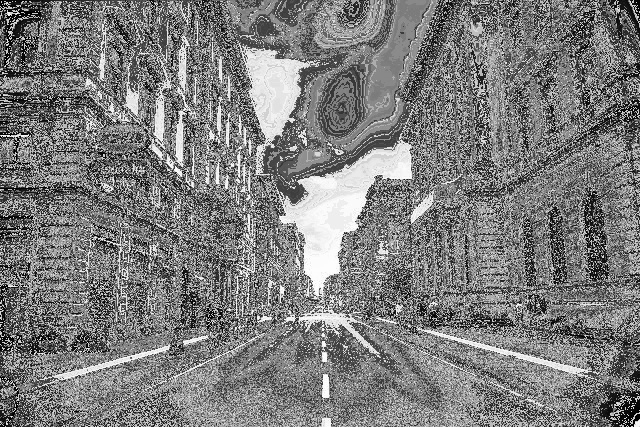
#> input picture depth_map.jpg, 640 x 427 px
$ python -i depth_map.py   (imports and definitions only)
#> lines starting #> are read from the running program, lines starting #| are printed output that depends on the picture; after the words box and inside, x2 and y2 are one past the last pixel; in counts of white or black regions, pixels touching at a corner belong together
### src/config.py
import json
import os
from typing import Dict, Any, Optional

# Default configuration dictionary
DEFAULT_CONFIG: Dict[str, Any] = {
    "clustering": {
        "algorithm": "dbscan",
        "kmeans_k": 3,
        "dbscan_eps_factor": 0.02,
        "dbscan_min_pts": 2,
        "kmeans_max_iter": 10,
        "kmeans_epsilon": 1.0,
        "kmeans_attempts": 10
    },
    "edge_detection": {
        "canny_thresh1": 100,
        "canny_thresh2": 200,
        "blur_size": 3
    },
    "preprocessing": {
        "enabled": False,
        "blur_method": "gaussian",
        "blur_kernel_size": 3,
        "edge_enhancement": False
    },
    "depth_map": {
        "gradient_min": 32,
        "gradient_max": 223
    },
    "anaglyph": {
        "shift_factor": 15
    },
    "output": {
        "default_depth_map_filename": "output/depth_map_output.jpg",
        "default_anaglyph_filename": "output/red_cyan_anaglyph_output.jpg",
        "window_refresh_rate_ms": 100
    }
}

class Config:
    def __init__(self, config_path: str = "config.json"):
        self.config: Dict[str, Any] = DEFAULT_CONFIG
        self.load_config(config_path)

    def load_config(self, path: str) -> None:
        """Loads configuration from a JSON file, overriding defaults."""
#> further down, picture is the input picture: shape (427, 640, 3); min 0, max 255, mean 124.3
        if os.path.exists(path):
            try:
                with open(path, 'r') as f:
                    user_config = json.load(f)
                    self._update_recursive(self.config, user_config)
                print(f"Loaded configuration from {path}")
            except Exception as e:
                print(f"Error loading config file {path}: {e}")
                print("Using default configuration.")
        else:
            print(f"Config file {path} not found. Using defaults.")

    # [7 lines left out: function _update_recursive, not called in this run]

    def get(self, section: str, key: Optional[str] = None) -> Any:
        """Retrieves a configuration value."""
        if section not in self.config:
            return None
        if key is None:
            return self.config[section]
        return self.config[section].get(key)

# Global instance
cfg = Config()

### src/depth_map.py
import cv2
import numpy as np
from typing import List, Tuple, Optional
from config import cfg

def get_distinct_contours(image: np.ndarray,
                          canny_thresh1: Optional[int] = None,
                          canny_thresh2: Optional[int] = None,
                          blur_size: Optional[int] = None) -> Tuple[List[np.ndarray], np.ndarray]:
    """
    Pre-processes an image to find distinct external contours.

    Args:
        image (np.array): The input image.
        canny_thresh1 (int): First threshold for the Canny edge detector.
        canny_thresh2 (int): Second threshold for the Canny edge detector.
        blur_size (int): The kernel size for the Gaussian blur.

    Returns:
        tuple: A tuple containing the contours and hierarchy.
    """
    if canny_thresh1 is None: canny_thresh1 = cfg.get("edge_detection", "canny_thresh1")
    if canny_thresh2 is None: canny_thresh2 = cfg.get("edge_detection", "canny_thresh2")
    if blur_size is None: blur_size = cfg.get("edge_detection", "blur_size")

    gray = cv2.cvtColor(image, cv2.COLOR_BGR2GRAY)
    blurred = cv2.blur(gray, (blur_size, blur_size))
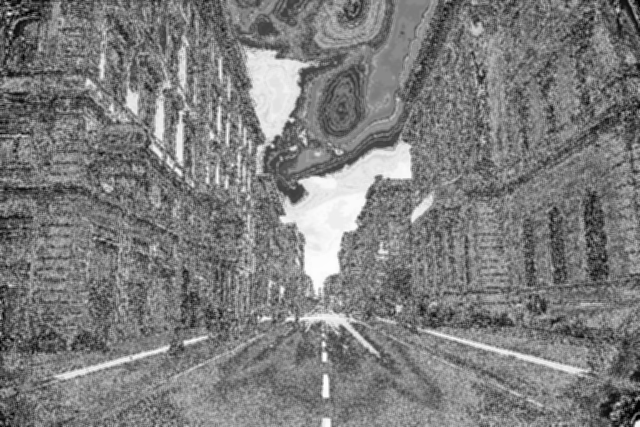
#> blurred: shape (427, 640); min 0, max 253, mean 124.3
    dilated = cv2.dilate(blurred, None)
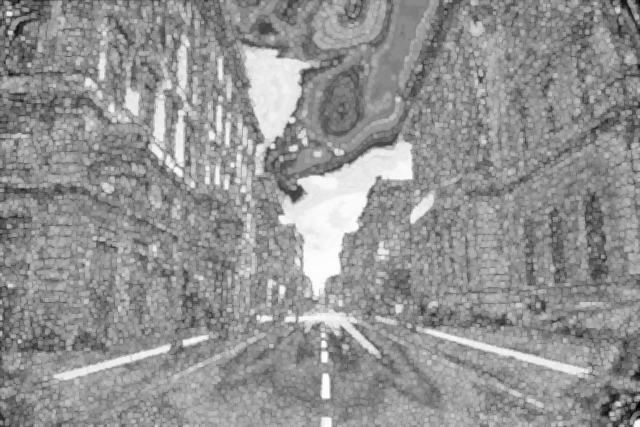
#> dilated: shape (427, 640); min 1, max 253, mean 146.2
    canny_output = cv2.Canny(dilated, canny_thresh1, canny_thresh2)
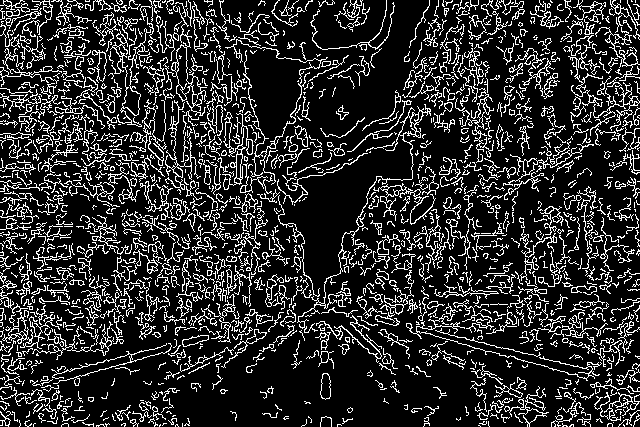
#> canny_output: shape (427, 640); 17.8% white in thin lines or dots
    contours, hierarchy = cv2.findContours(canny_output, cv2.RETR_EXTERNAL, cv2.CHAIN_APPROX_SIMPLE)
#> contours = 1302 contours, 1098 with area under 20; largest, box (x1, y1, x2, y2) and area: (143, 6, 207, 116) 798, (297, 104, 431, 333) 526, (0, 280, 60, 349) 376, (222, 112, 246, 190) 372, (373, 183, 436, 225) 320
    return contours, hierarchy

def get_bottom_point(contour: np.ndarray) -> np.ndarray:
    """Finds the lowest point (max y-coordinate) in a contour."""
    return max(contour, key=lambda point: point[0][1])[0]

# [61 lines left out: function generate_depth_map, not called in this run]

>>> import cv2
>>> picture = cv2.imread('../depth_map.jpg')
>>> result = get_distinct_contours(picture)
#> result has the same summary as contours in get_distinct_contours

$ run again, on f1.jpg
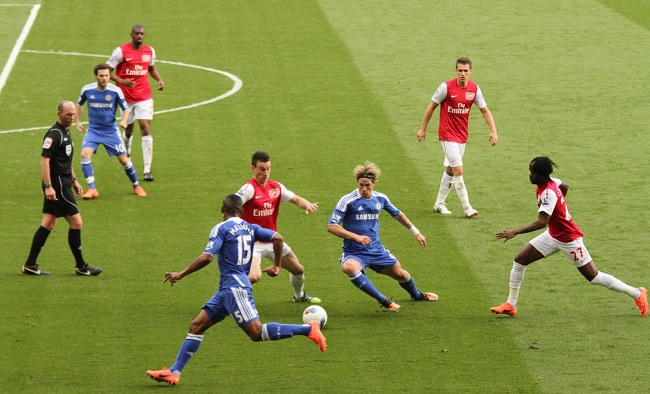
#> input picture f1.jpg, 650 x 394 px
#> picture is the input picture: shape (394, 650, 3); mean B, G, R 71.4, 143.6, 134.8
#> in get_distinct_contours, `dilated = cv2.dilate(blurred, None)`:
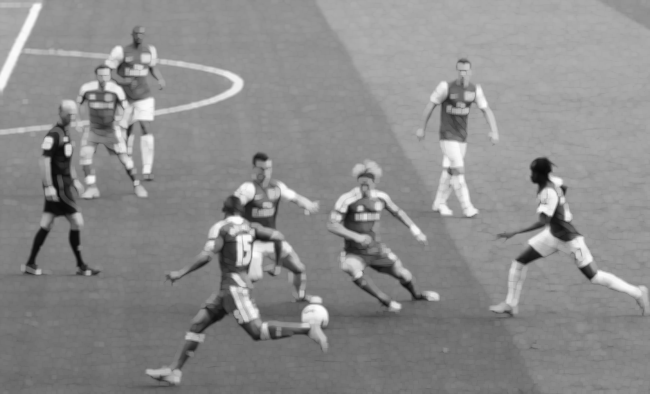
#> dilated: shape (394, 650); min 10, max 252, mean 139.4
#> in get_distinct_contours, `canny_output = cv2.Canny(dilated, canny_thresh1, canny_thresh2)`:
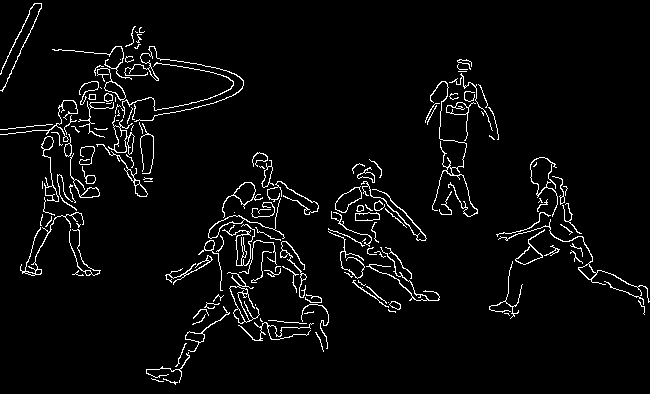
#> canny_output: shape (394, 650); 4% white in thin lines or dots
#> contours = 150 contours, 104 with area under 20; largest, box (x1, y1, x2, y2) and area: (530, 157, 558, 217) 556, (227, 272, 260, 324) 370, (335, 186, 362, 213) 354, (108, 115, 135, 155) 346, (222, 182, 263, 218) 327
#> result has the same summary as contours in get_distinct_contours

$ run again, on street_scene.jpg
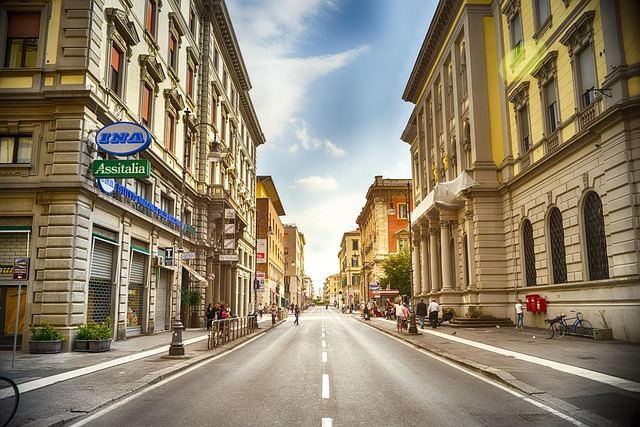
#> input picture street_scene.jpg, 640 x 427 px
#> picture is the input picture: shape (427, 640, 3); mean B, G, R 108.5, 130.9, 142.4
#> in get_distinct_contours, `dilated = cv2.dilate(blurred, None)`:
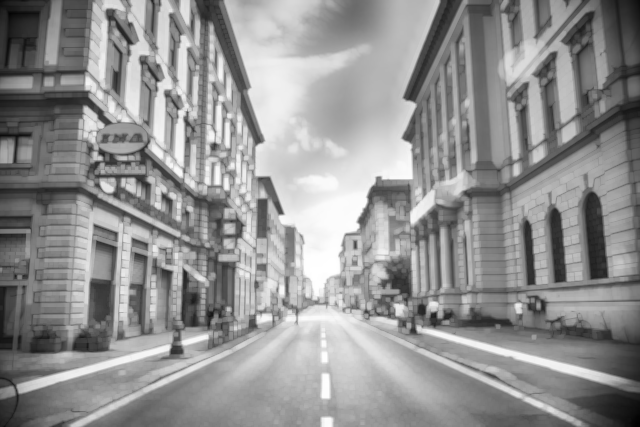
#> dilated: shape (427, 640); min 1, max 255, mean 145.3
#> in get_distinct_contours, `canny_output = cv2.Canny(dilated, canny_thresh1, canny_thresh2)`:
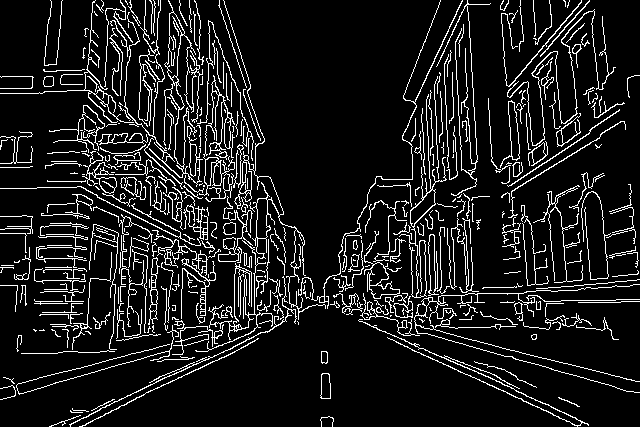
#> canny_output: shape (427, 640); 10.7% white in thin lines or dots
#> contours = 364 contours, 296 with area under 20; largest, box (x1, y1, x2, y2) and area: (110, 0, 203, 187) 1248, (195, 0, 326, 352) 831, (199, 75, 235, 202) 758, (399, 94, 447, 298) 737, (364, 231, 408, 313) 604
#> result has the same summary as contours in get_distinct_contours
